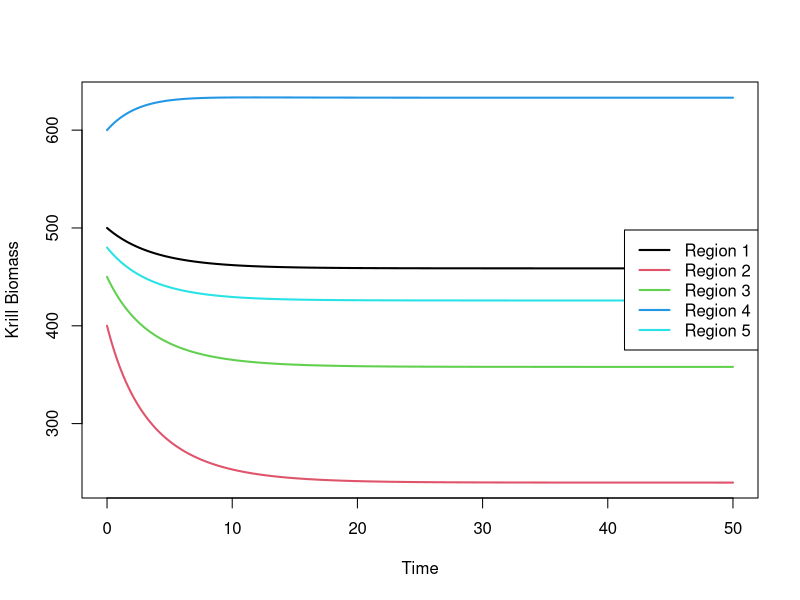

The R script that drew this image:
library(deSolve)

# ----- Parameters -----
params <- list(
  r = c(0.6, 0.5, 0.55, 0.65, 0.58),  # Reproduction rate
  Kmax = c(1000, 800, 900, 1100, 950), # Carrying capacity
  m = c(0.2, 0.25, 0.22, 0.18, 0.21),  # Natural mortality
  p = c(0.1, 0.15, 0.12, 0.09, 0.11) # Predation mortality 
)

# ----- Migration Matrix -----
# Rows = FROM region
# Columns = TO region

M <- matrix(0, nrow = 5, ncol = 5)

# Region 1 connects to 2
M[1,2] <- 0.03

# Region 2 connects to 1 and 3
M[2,1] <- 0.01
M[2,3] <- 0.02

# Region 3 connects to 2 and 4
M[3,2] <- 0.015
M[3,4] <- 0.025

# Region 4 connects to 3
M[4,3] <- 0.02

# Region 5 is isolated (no touching regions)

# ----- Initial Biomass -----
state <- c(K1 = 500, K2 = 400, K3 = 450, K4 = 600, K5 = 480)

# ----- Time -----
times <- seq(0, 50, by = 0.1)

# ----- Model Function -----
krill_model <- function(t, state, parameters) {
  
  K <- state
  r <- parameters$r
  Kmax <- parameters$Kmax
  m <- parameters$m
  p <- parameters$p
  
  dK <- numeric(5)
  
  # Ecological dynamics
  for (i in 1:5) {
    growth <- r[i] * K[i] * (1 - K[i]/Kmax[i])
    mortality <- m[i] * K[i]
    predation <- p[i] * K[i]
    
    dK[i] <- growth - mortality - predation
  }
  
  # Migration dynamics
  for (i in 1:5) {
    for (j in 1:5) {
      if (i != j) {
        dK[i] <- dK[i] + (M[j,i] * K[j]) - (M[i,j] * K[i])
      }
    }
  }
  
  list(dK)
}

# ----- Run Simulation -----
out <- ode(y = state,
           times = times,
           func = krill_model,
           parms = params)

out <- as.data.frame(out)

# ----- Plot -----
matplot(out$time,
        out[,2:6],
        type = "l",
        lwd = 2,
        lty = 1,
        xlab = "Time",
        ylab = "Krill Biomass")

legend("right",
       legend = paste("Region", 1:5),
       col = 1:5,
       lty = 1,
       lwd = 2)
